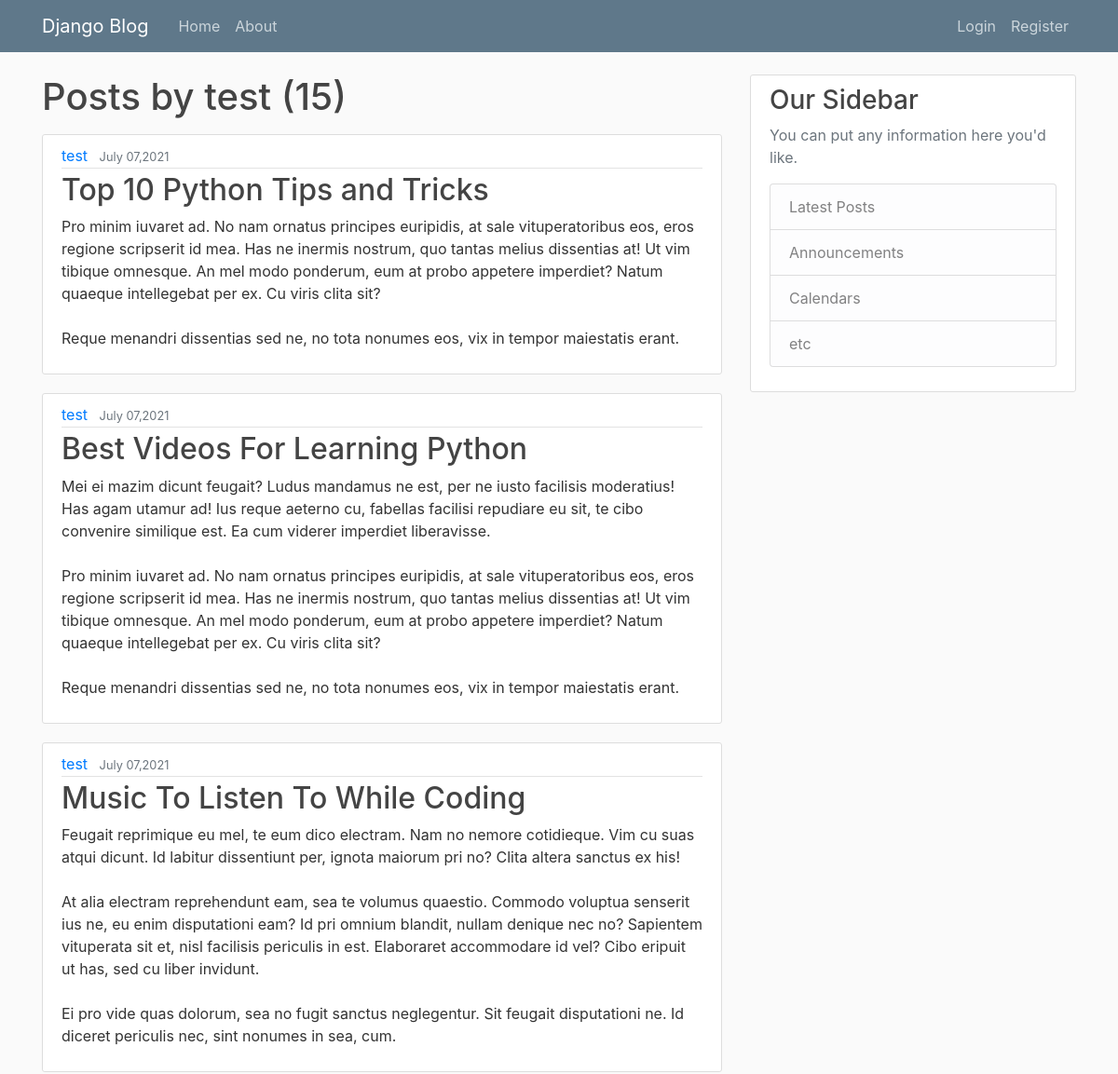
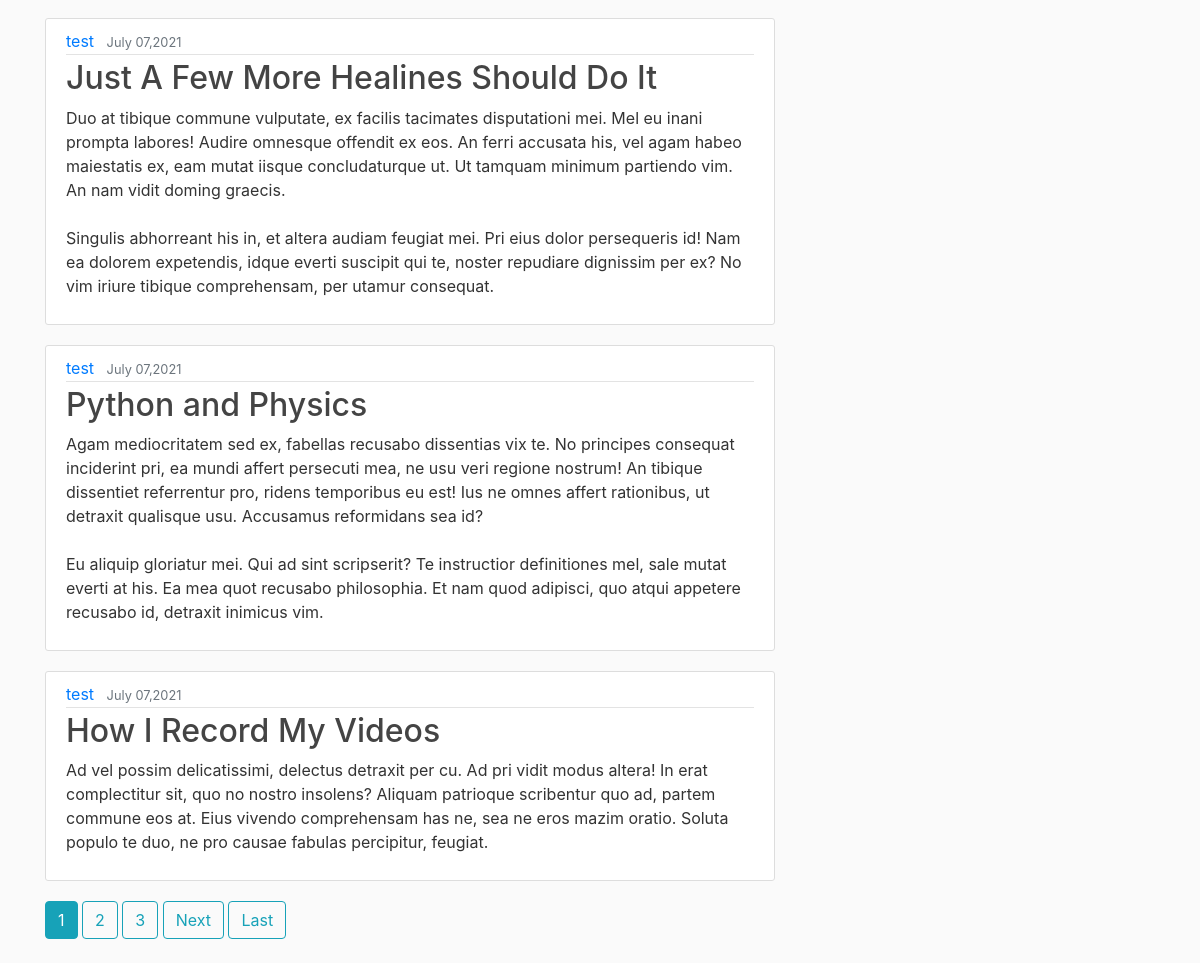
The app's page /user/test with its own data (2 pictures, top to bottom).
### blog/models.py (models this page shows, shortened)
class Post(models.Model):
    title = models.CharField(max_length=100)
    content = models.TextField()
    date_posted = models.DateTimeField(default=timezone.now)
    author = models.ForeignKey(User, on_delete=models.CASCADE)

### blog/views.py (the view)
# urls.py: path('user/<str:username>', UserPostListView.as_view(), name='user-post'),
class UserPostListView(ListView):
    model = Post
    template_name = 'blog/user_posts.html' # <app>/<model>_<viewtype>.html
    context_object_name = 'posts'
    paginate_by = 6
    def get_queryset(self):
        user = get_object_or_404(User, username= self.kwargs.get('username'))
        return Post.objects.filter(author=user).order_by('-date_posted')

### blog/templates/blog/user_posts.html (shortened to what this page needs)
{% extends "blog/base.html" %}
{%  block content %}
    <h1 class="mb-3">Posts by {{ view.kwargs.username }} ({{ page_obj.paginator.count }})</h1>
{% for post in posts %}
    <article class="media content-section">
        <div class="media-body">
            <div class="article-metadata">
              <a class="mr-2" href="{% url 'user-post' post.author.username %}">{{ post.author }}</a>
              <small class="text-muted">{{ post.date_posted|date:"F d,Y" }}</small>
            </div>
            <h2><a class="article-title" href="{% url 'post-detail' post.id%}">{{ post.title }}</a></h2>
            <p class="article-content">{{ post.content }}</p>
        </div>
    </article>
{% endfor %}
    {% if is_paginated %}
        {% for num in page_obj.paginator.page_range %}
            {% if page_obj.number == num %}
                <a href="?page={{ num }}" class="btn btn-info mb-4">{{ num }}</a>
            {% elif num > page_obj.number|add:'-4' and num < page_obj.number|add:'4' %}
                <a href="?page={{ num }}" class="btn btn-outline-info mb-4">{{ num }}</a>
            {% endif %}
        {% endfor %}
        {% if page_obj.has_next %}
            <a href="?page={{ page_obj.next_page_number }}" class="btn btn-outline-info mb-4">Next</a>
            <a href="?page={{ page_obj.paginator.num_pages }}" class="btn btn-outline-info mb-4">Last</a>
        {% endif %}
    {% endif  %}
{% endblock content %}

### blog/static/blog/main.css (style rules this page uses)
body { background: #fafafa; color: #333333; margin-top: 5rem; }
h1, h2, h3, h4, h5, h6 { color: #444444; }
.content-section { background: #ffffff; padding: 10px 20px; border: 1px solid #dddddd; border-radius: 3px; margin-bottom: 20px; }
.article-title { color: #444444; }
.article-content { white-space: pre-line; }
.article-metadata { padding-bottom: 1px; margin-bottom: 4px; border-bottom: 1px solid #e3e3e3 }

### records on screen
Post: author "test", date_posted "July 07,2021", title "Top 10 Python Tips and Tricks", content "Pro minim iuvaret ad. No nam ornatus principes euripidis, at sale vituperatoribus eos, eros regione scripserit id mea. Has ne inermis nostrum, quo tantas melius dissentias at! Ut vim tibique omnesque. An mel modo ponderum, eum at probo appetere imperdiet? Natum quaeque intellegebat per ex. Cu viris clita sit? Reque menandri dissentias sed ne, no tota nonumes eos, vix in tempor maiestatis erant."
Post: author "test", date_posted "July 07,2021", title "Best Videos For Learning Python", content "Mei ei mazim dicunt feugait? Ludus mandamus ne est, per ne iusto facilisis moderatius! Has agam utamur ad! Ius reque aeterno cu, fabellas facilisi repudiare eu sit, te cibo convenire similique est. Ea cum viderer imperdiet liberavisse. Pro minim iuvaret ad. No nam ornatus principes euripidis, at sale vituperatoribus eos, eros regione scripserit id mea. Has ne inermis nostrum, quo tantas melius dissentias at! Ut vim tibique omnesque. An mel modo ponderum, eum at probo appetere imperdiet? Natum quaeque intellegebat per ex. Cu viris clita sit? Reque menandri dissentias sed ne, no tota nonumes eos, vix in tempor maiestatis erant."
Post: author "test", date_posted "July 07,2021", title "Music To Listen To While Coding", content "Feugait reprimique eu mel, te eum dico electram. Nam no nemore cotidieque. Vim cu suas atqui dicunt. Id labitur dissentiunt per, ignota maiorum pri no? Clita altera sanctus ex his! At alia electram reprehendunt eam, sea te volumus quaestio. Commodo voluptua senserit ius ne, eu enim disputationi eam? Id pri omnium blandit, nullam denique nec no? Sapientem vituperata sit et, nisl facilisis periculis in est. Elaboraret accommodare id vel? Cibo eripuit ut has, sed cu liber invidunt. Ei pro vide quas dolorum, sea no fugit sanctus neglegentur. Sit feugait disputationi ne. Id diceret periculis nec, sint nonumes in sea, cum."
Post: author "test", date_posted "July 07,2021", title "Just A Few More Healines Should Do It", content "Duo at tibique commune vulputate, ex facilis tacimates disputationi mei. Mel eu inani prompta labores! Audire omnesque offendit ex eos. An ferri accusata his, vel agam habeo maiestatis ex, eam mutat iisque concludaturque ut. Ut tamquam minimum partiendo vim. An nam vidit doming graecis. Singulis abhorreant his in, et altera audiam feugiat mei. Pri eius dolor persequeris id! Nam ea dolorem expetendis, idque everti suscipit qui te, noster repudiare dignissim per ex? No vim iriure tibique comprehensam, per utamur consequat."
Post: author "test", date_posted "July 07,2021", title "Python and Physics", content "Agam mediocritatem sed ex, fabellas recusabo dissentias vix te. No principes consequat inciderint pri, ea mundi affert persecuti mea, ne usu veri regione nostrum! An tibique dissentiet referrentur pro, ridens temporibus eu est! Ius ne omnes affert rationibus, ut detraxit qualisque usu. Accusamus reformidans sea id? Eu aliquip gloriatur mei. Qui ad sint scripserit? Te instructior definitiones mel, sale mutat everti at his. Ea mea quot recusabo philosophia. Et nam quod adipisci, quo atqui appetere recusabo id, detraxit inimicus vim."
Post: author "test", date_posted "July 07,2021", title "How I Record My Videos", content "Ad vel possim delicatissimi, delectus detraxit per cu. Ad pri vidit modus altera! In erat complectitur sit, quo no nostro insolens? Aliquam patrioque scribentur quo ad, partem commune eos at. Eius vivendo comprehensam has ne, sea ne eros mazim oratio. Soluta populo te duo, ne pro causae fabulas percipitur, feugiat."

### other values on screen
{{ view.kwargs.username }} "test"
{{ page_obj.paginator.count }} "15"
{{ num }} "1"
{{ num }} "2" "3"
